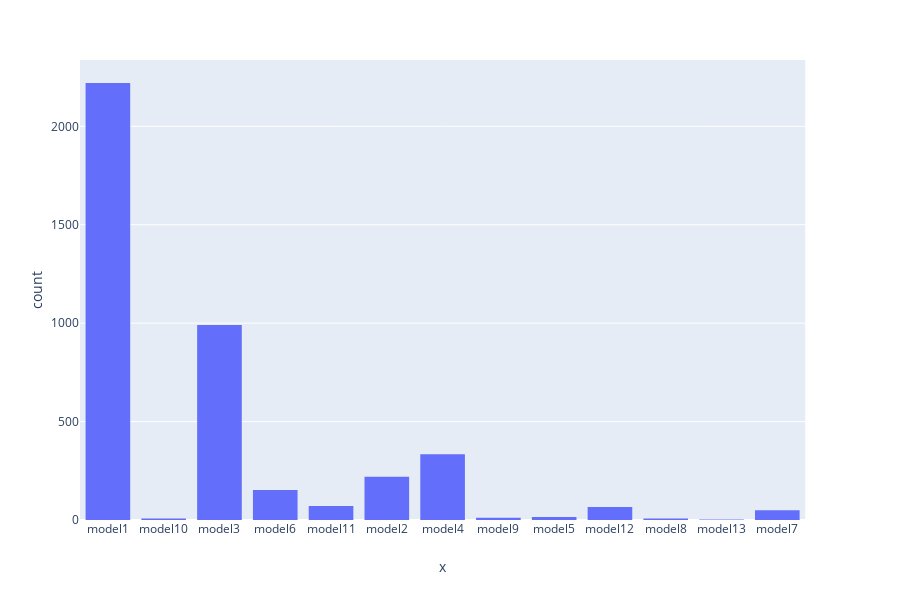

Notebook cell for this chart:
### Code cell
fig = px.histogram(tips, x=complaint1["Model"])
fig.show()

### Figure 1 — Plotly figure (JSON) as saved in the notebook; plotly's stock layout.template omitted (floating-point values rounded to 4 significant figures; data arrays with more than 128 entries replaced by an {"elided": "..."} marker saying what was removed)
{"data": [{"alignmentgroup": "True", "bingroup": "x", "hoverlabel": {"namelength": 0}, "hovertemplate": "x=%{x}<br>count=%{y}", "legendgroup": "", "marker": {"color": "#636efa"}, "name": "", "offsetgroup": "", "orientation": "v", "showlegend": false, "type": "histogram", "x": {"elided": "4150 str values"}, "xaxis": "x", "yaxis": "y"}], "layout": {"barmode": "relative", "height": 600, "legend": {"tracegroupgap": 0}, "margin": {"t": 60}, "xaxis": {"anchor": "y", "domain": [0, 0.98], "title": {"text": "x"}}, "yaxis": {"anchor": "x", "domain": [0, 1], "title": {"text": "count"}}}}
